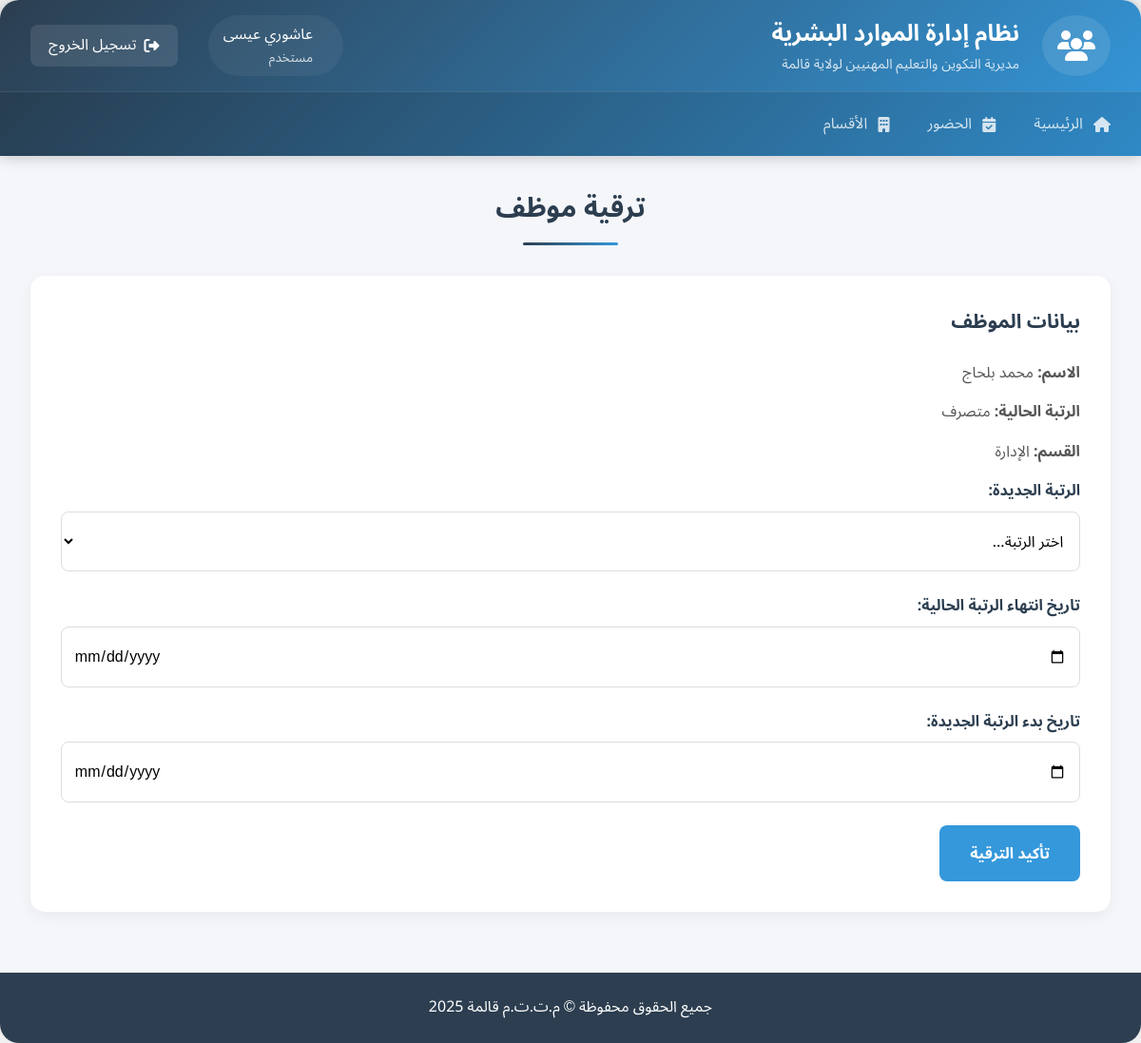
Screenshot of /promote_employee.php?id=1 (signed in) with the database file from the repository.
### tables this page shows
CREATE TABLE `employees` (
  `employee_id` int(11) NOT NULL,
  `firstname_ar` varchar(100) NOT NULL,
  `lastname_ar` varchar(100) NOT NULL,
  `firstname_en` varchar(100) NOT NULL,
  `lastname_en` varchar(100) NOT NULL,
  `birth_date` date NOT NULL,
  `birth_place` varchar(100) NOT NULL,
  `gender` enum('male','female') NOT NULL COMMENT 'النوع',
  `bloodtype` varchar(20) NOT NULL,
  `national_id` varchar(20) NOT NULL COMMENT 'الرقم الوطني',
  `ssn` int(20) NOT NULL,
  `email` varchar(100) DEFAULT NULL,
  `phone` varchar(20) NOT NULL,
  `address` text DEFAULT NULL COMMENT 'العنوان',
  `position` varchar(50) NOT NULL COMMENT 'المنصب',
  `department_id` int(10) DEFAULT NULL,
  `first_hire_date` date NOT NULL,
  `hire_date` date NOT NULL COMMENT 'تاريخ التعيين',
  `is_active` tinyint(1) DEFAULT 1 COMMENT 'الحالة',
  `vacances_remain_days` int(20) NOT NULL,
  `created_at` timestamp NOT NULL DEFAULT current_timestamp(),
  `updated_at` timestamp NOT NULL DEFAULT current_timestamp() ON UPDATE current_timestamp()
);

CREATE TABLE `departments` (
  `department_id` int(11) NOT NULL,
  `name` varchar(50) NOT NULL COMMENT 'اسم القسم (عربي)',
  `created_at` timestamp NOT NULL DEFAULT current_timestamp()
);

### promote_employee.php (the view, shortened to what this page needs)
<?php
$pdo = getDBConnection();
$employee = null;
if ($_SERVER["REQUEST_METHOD"] == "GET" && isset($_GET['id'])) {
    $search_id = trim($_GET['id']);
    $query = "SELECT e.employee_id, e.firstname_ar, e.lastname_ar, e.position, e.department_id, d.name AS department_name
              FROM employees e
              LEFT JOIN departments d ON e.department_id = d.department_id
              WHERE e.employee_id = :id OR e.national_id = :id";
    $stmt = $pdo->prepare($query);
    $stmt->bindParam(':id', $search_id);
    $stmt->execute();
    $employee = $stmt->fetch(PDO::FETCH_ASSOC);
}
?>
<!DOCTYPE html>
<html lang="ar" dir="rtl">
<head>
    <link rel="stylesheet" href="CSS/promote_employee.css">
    <link rel="stylesheet" href="CSS/icons.css">
</head>
<body>
    <div class="dashboard-container">
        <?php include 'header.php'; ?>
        <main class="dashboard-main">
            <h1 class="dashboard-title">ترقية موظف</h1>
            <?php if ($employee): ?>
                <div class="card">
                    <h3>بيانات الموظف</h3>
                    <p><strong>الاسم:</strong> <?php echo htmlspecialchars($employee['firstname_ar'] . ' ' . $employee['lastname_ar']); ?></p>
                    <p><strong>الرتبة الحالية:</strong> <?php echo htmlspecialchars($employee['position']); ?></p>
                    <p><strong>القسم:</strong> <?php echo htmlspecialchars($employee['department_name'] ?: 'غير محدد'); ?></p>
                    <form action="promote_employee.php" method="POST">
                        <div class="form-group">
                            <label for="new_position">الرتبة الجديدة:</label>
                            <select name="new_position" id="new_position" required>
                                <option value="">اختر الرتبة...</option>
                            </select>
                        </div>
                        <div class="form-group">
                            <label for="end_date">تاريخ انتهاء الرتبة الحالية:</label>
                            <input type="date" name="end_date" id="end_date" required>
                        </div>
                        <div class="form-group">
                            <label for="start_date">تاريخ بدء الرتبة الجديدة:</label>
                            <input type="date" name="start_date" id="start_date" required>
                        </div>
                        <button type="submit" class="btn btn-primary">تأكيد الترقية</button>
                    </form>
                </div>
            <?php endif; ?>
        </main>
        <footer class="dashboard-footer">
            <p>جميع الحقوق محفوظة © م.ت.ت.م قالمة <?php echo date('Y'); ?></p>
        </footer>
    </div>
</body>
</html>

### CSS/promote_employee.css (style rules this page uses)
* { margin: 0; padding: 0; box-sizing: border-box; font-family: 'Tajawal', 'Noto Sans Arabic', sans-serif; }
body { background-color: #f5f5f5; direction: rtl; color: #333; line-height: 1.6; }
.dashboard-container { background: #f5f6fa; min-height: 100vh; border-radius: 24px; max-width: 1400px; margin: 0 auto; box-shadow: 0 0 20px rgba(0,0,0,0.1); }
.dashboard-main { padding: 2rem; }
.dashboard-title { color: #2c3e50; text-align: center; margin-bottom: 2rem; font-size: 1.8rem; position: relative; padding-bottom: 1rem; }
.dashboard-title::after { content: ""; position: absolute; bottom: 0; right: 50%; transform: translateX(50%); width: 100px; height: 3px; background: linear-gradient(135deg, #2c3e50 0%, #3498db 100%); border-radius: 3px; }
.card { background: white; padding: 2rem; border-radius: 15px; box-shadow: 0 5px 15px rgba(0,0,0,0.05); margin-bottom: 2rem; transition: transform 0.3s ease, box-shadow 0.3s ease; }
.card h3 { color: #2c3e50; margin-bottom: 1.5rem; font-size: 1.3rem; display: flex; align-items: center; gap: 0.8rem; }
.card p { color: #555; margin-bottom: 1rem; font-size: 1rem; }
.form-group { margin-bottom: 1.5rem; }
.form-group label { display: block; font-weight: 600; color: #2c3e50; margin-bottom: 0.5rem; }
.form-group select, .form-group input[type="date"] { width: 100%; padding: 0.8rem; border: 1px solid #ddd; border-radius: 8px; font-size: 1rem; background: #fff; transition: border-color 0.3s ease, box-shadow 0.3s ease; }
.btn { padding: 0.8rem 2rem; border: none; border-radius: 8px; font-size: 1rem; font-weight: 600; cursor: pointer; transition: all 0.3s ease; display: inline-flex; align-items: center; gap: 0.5rem; }
.btn-primary { background: #3498db; color: white; }
.dashboard-footer { border-radius: 0 0 20px 20px; text-align: center; padding: 1.5rem; background: #2c3e50; color: white; margin-top: auto; }

### rows the page displays
employees: firstname_ar+lastname_ar "محمد بلحاج", position "متصرف", department.name "الإدارة"

### other values shown
$_SESSION['fullname'] "عاشوري عيسى"
$_SESSION['role'] "مستخدم"
